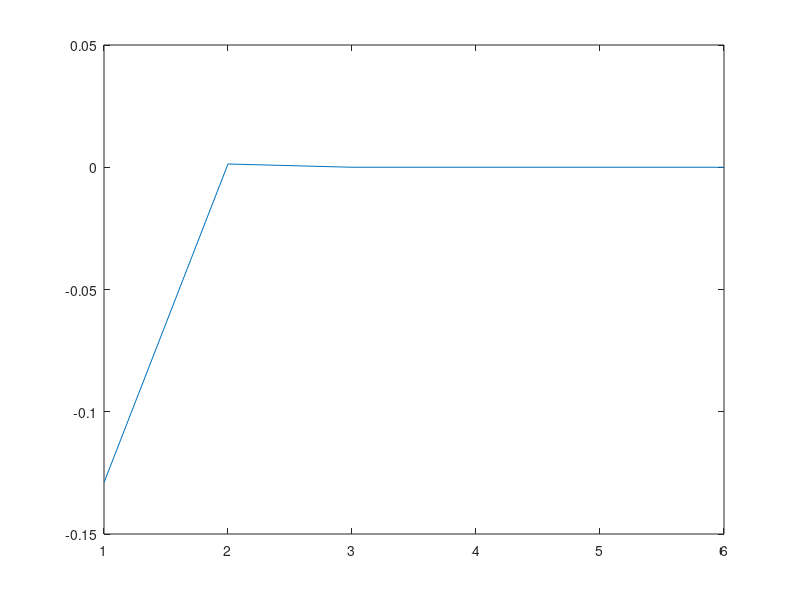

Source code (MATLAB):
fun = @(x) exp(sin(x)./sqrt(2));
exact_val = integral(fun,0,2.*pi)./(2.*pi);

% trapezoidal approximation
k=-1;
h_history = [];
error_history = [];
while true
    k = k + 1;
    h = 2.*pi./(2.^(k+1));
    h_history = [h_history h];
    x_is = 0:h:(2.*pi);
    trap_estimate = h./(4.*pi).*(fun(x_is(1))+2.*sum(fun(x_is(:,2:size(x_is,2)-1)))+fun(x_is(end)));
    error = trap_estimate - exact_val;
    error_history = [error_history error];
    if error == 0
        break;
    end
end

plot(error_history);
